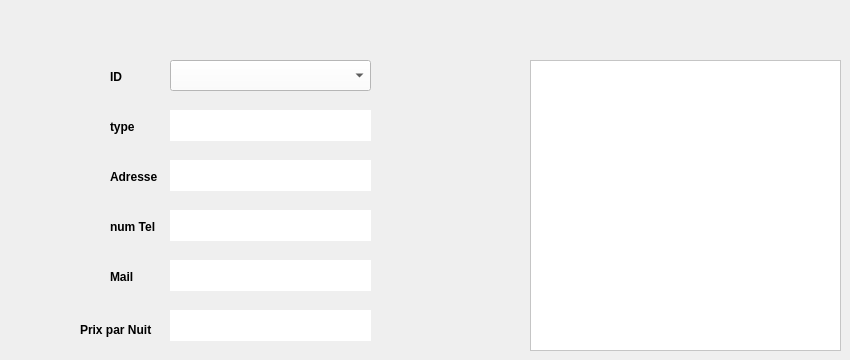
       <widget class="QWidget" name="tab_5">
        <attribute name="title">
         <string>QR</string>
        </attribute>
        <widget class="QGraphicsView" name="graphicsView">
         <property name="geometry">
          <rect>
           <x>530</x>
           <y>60</y>
           <width>311</width>
           <height>291</height>
          </rect>
         </property>
         <property name="styleSheet">
          <string notr="true">background-color:#FFFFFF;</string>
         </property>
        </widget>
        <widget class="QLabel" name="label_18">
         <property name="geometry">
          <rect>
           <x>110</x>
           <y>70</y>
           <width>47</width>
           <height>14</height>
          </rect>
         </property>
         <property name="font">
          <font>
           <weight>75</weight>
           <bold>true</bold>
          </font>
         </property>
         <property name="text">
          <string>ID</string>
         </property>
        </widget>
        <widget class="QComboBox" name="cb_id_QR">
         <property name="geometry">
          <rect>
           <x>170</x>
           <y>60</y>
           <width>201</width>
           <height>31</height>
          </rect>
         </property>
         <property name="styleSheet">
          <string notr="true">background-color:#FFFFFF;</string>
         </property>
        </widget>
        <widget class="QLabel" name="label_19">
         <property name="geometry">
          <rect>
           <x>110</x>
           <y>120</y>
           <width>47</width>
           <height>14</height>
          </rect>
         </property>
         <property name="font">
          <font>
           <weight>75</weight>
           <bold>true</bold>
          </font>
         </property>
         <property name="text">
          <string>type</string>
         </property>
        </widget>
        <widget class="QLabel" name="label_20">
         <property name="geometry">
          <rect>
           <x>110</x>
           <y>170</y>
           <width>47</width>
           <height>14</height>
          </rect>
         </property>
         <property name="font">
          <font>
           <weight>75</weight>
           <bold>true</bold>
          </font>
         </property>
         <property name="text">
          <string>Adresse</string>
         </property>
        </widget>
        <widget class="QLabel" name="label_21">
         <property name="geometry">
          <rect>
           <x>110</x>
           <y>220</y>
           <width>47</width>
           <height>14</height>
          </rect>
         </property>
         <property name="font">
          <font>
           <weight>75</weight>
           <bold>true</bold>
          </font>
         </property>
         <property name="text">
          <string>num Tel</string>
         </property>
        </widget>
        <widget class="QLabel" name="label_22">
         <property name="geometry">
          <rect>
           <x>110</x>
           <y>270</y>
           <width>47</width>
           <height>14</height>
          </rect>
         </property>
         <property name="font">
          <font>
           <weight>75</weight>
           <bold>true</bold>
          </font>
         </property>
         <property name="text">
          <string>Mail</string>
         </property>
        </widget>
        <widget class="QLabel" name="label_23">
         <property name="geometry">
          <rect>
           <x>80</x>
           <y>320</y>
           <width>121</width>
           <height>20</height>
          </rect>
         </property>
         <property name="font">
          <font>
           <weight>75</weight>
           <bold>true</bold>
          </font>
         </property>
         <property name="text">
          <string>Prix par Nuit</string>
         </property>
        </widget>
        <widget class="QLabel" name="label_8">
         <property name="geometry">
          <rect>
           <x>170</x>
           <y>110</y>
           <width>201</width>
           <height>31</height>
          </rect>
         </property>
         <property name="styleSheet">
          <string notr="true">background-color:#FFFFFF;</string>
         </property>
         <property name="text">
          <string/>
         </property>
        </widget>
        <widget class="QLabel" name="label_10">
         <property name="geometry">
          <rect>
           <x>170</x>
           <y>160</y>
           <width>201</width>
           <height>31</height>
          </rect>
         </property>
         <property name="styleSheet">
          <string notr="true">background-color:#FFFFFF;</string>
         </property>
         <property name="text">
          <string/>
         </property>
        </widget>
        <widget class="QLabel" name="label_24">
         <property name="geometry">
          <rect>
           <x>170</x>
           <y>210</y>
           <width>201</width>
           <height>31</height>
          </rect>
         </property>
         <property name="styleSheet">
          <string notr="true">background-color:#FFFFFF;</string>
         </property>
         <property name="text">
          <string/>
         </property>
        </widget>
        <widget class="QLabel" name="label_25">
         <property name="geometry">
          <rect>
           <x>170</x>
           <y>260</y>
           <width>201</width>
           <height>31</height>
          </rect>
         </property>
         <property name="styleSheet">
          <string notr="true">background-color:#FFFFFF;</string>
         </property>
         <property name="text">
          <string/>
         </property>
        </widget>
        <widget class="QLabel" name="label_26">
         <property name="geometry">
          <rect>
           <x>170</x>
           <y>310</y>
           <width>201</width>
           <height>31</height>
          </rect>
         </property>
         <property name="styleSheet">
          <string notr="true">background-color:#FFFFFF;</string>
         </property>
         <property name="text">
          <string/>
         </property>
        </widget>
       </widget>
